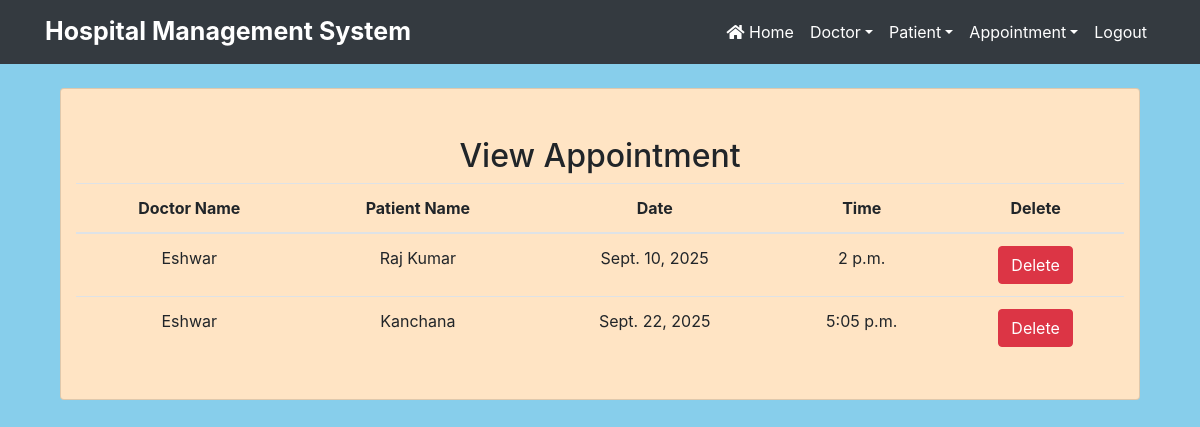
The page /view_appointment/ (signed in) on the database its author committed.
### hospital/models.py (models this page shows, shortened)
class Appointment(models.Model):
    doctor = models.ForeignKey(Doctor,on_delete=models.CASCADE)
    patient = models.ForeignKey(Patient,on_delete=models.CASCADE)
    date1 = models.DateField()
    time1 = models.TimeField()

class Doctor(models.Model):
    name = models.CharField(max_length=100)
    special = models.CharField(max_length=100)
    mobile = models.IntegerField()
    email = models.EmailField()
    def __str__(self):
        return self.name

class Patient(models.Model):
    name = models.CharField(max_length=100)
    gender = models.CharField(max_length=10)
    age = models.IntegerField()
    address = models.TextField(max_length=200)
    mobile = models.IntegerField(null=True)
    def __str__(self):
        return self.name

### hospital/views.py (the view)
# urls.py: path('view_appointment/', View_Appointment, name='view_appointment'),
def View_Appointment(request):
    if not request.user.is_staff:
        return redirect('login')
    appoint = Appointment.objects.all()
    d = {'appoint':appoint}
    return render(request,'view_appointment.html',d)

### hospital/templates/view_appointment.html
{% extends "navigationbar.html" %}
{% load static %}
{% block body %}
<div class="container mt-5 text-center">
    <h2 class="text-center">View Appointment</h2>
    <table class="table table-hover"  id="example">
        <thead>
            <tr class="text-center">
                <th>Doctor Name</th>
                <th>Patient Name</th>
                <th>Date</th>
                <th>Time</th>
                <th>Delete</th>
            </tr>
        </thead>
        <tbody>
            {% for i in appoint %}
            <tr>
                <td>{{i.doctor}}</td>
                <td>{{i.patient}}</td>
                <td>{{i.date1}}</td>
                <td>{{i.time1}}</td>
                <td><a href="{% url 'delete_appointment' i.id %}" onclick="return confirm('Are you realy want to delete?')" class="btn btn-danger">Delete</a></td>
            </tr>
            {% endfor %}
        </tbody>
    </table>
</div>
{% endblock %}

### hospital/static/css/style.css (style rules this page uses)
body { background-color: skyblue; }

### rows shown on the page
Appointment: doctor "Eshwar", patient "Raj Kumar", date1 "Sept. 10, 2025", time1 "2 p.m."
Appointment: doctor "Eshwar", patient "Kanchana", date1 "Sept. 22, 2025", time1 "5:05 p.m."
